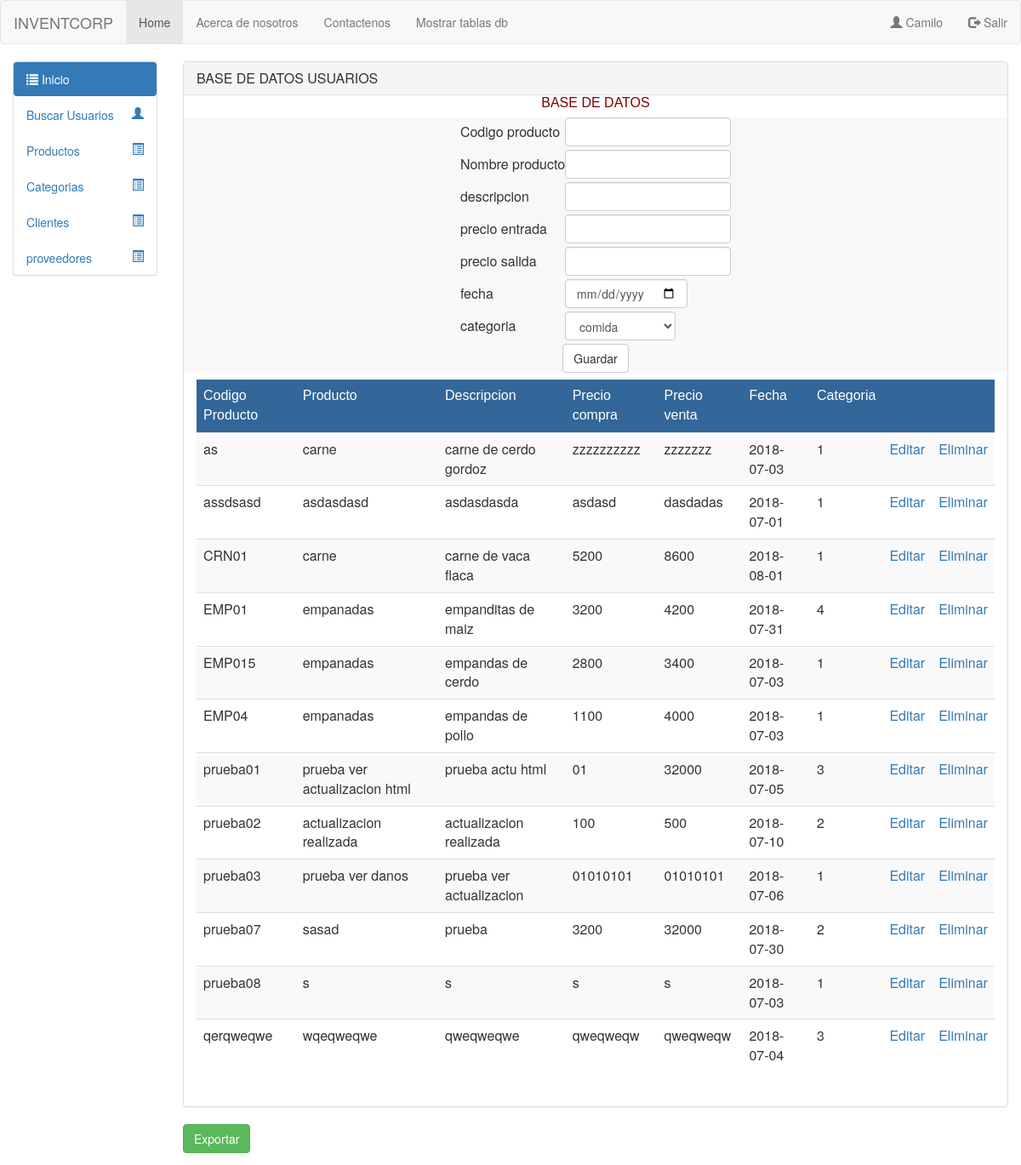
/codigosNN/productos/crudproductos.php (signed in), run on the app's committed database.
### tables this page shows
CREATE TABLE `productos` (
  `codigo_producto` varchar(50) NOT NULL,
  `nombre_producto` varchar(50) NOT NULL,
  `desc_producto` varchar(50) NOT NULL,
  `precio_entrada` varchar(50) NOT NULL,
  `precio_salida` varchar(50) NOT NULL,
  `fecha_ingreso` date NOT NULL,
  `estado_producto` tinyint(1) NOT NULL,
  `id_categoria` int(11) DEFAULT NULL
);

### codigosNN/productos/condb.php (called while the page is built, shortened)
<?php
class conexion
{
public function __construct()
{
$this->con = new mysqli("localhost", "root", "", "inventcorp");
}
}
    $nom = "";
    $des = "";
    $pen = "";
    $pas = "";
    $fec = "";
    $cat = "";
    $update = false;
?>

### codigosNN/productos/alumno.model.php (called while the page is built, shortened)
<?php
 include("condb.php");
class clases extends conexion
{
    public function listar()
    {
        $q = "select * from productos order by codigo_producto";
        $consulta = $this->con->query($q) or die ('failed!' . $this->con->error);
        return $consulta;
    }
}
?>

### codigosNN/productos/crudproductos.php (the view, shortened to what this page needs)
<?php
require 'alumno.model.php';
?>
<?php
$archivo = basename($_SERVER['PHP_SELF']);
if ($archivo=="index.php")
{
    $ruta="vista/html/";
}
else
{
    $ruta="";
}
?>
<html lang="en">
<head>
<link href="../../bootstrap/css/bootstrap.min.css" rel="stylesheet" media="screen">
</head>
<body>
<nav class="navbar navbar-default">
  <div class="container-fluid">
    <div class="navbar-header">
      <a class="navbar-brand" href="#">INVENTCORP</a>
    </div>
    <ul class="nav navbar-nav">
      <li class="active"><a href="<?php echo $ruta;?>../../../index.php">Home</a></li>
      <li><a href="#">Acerca de nosotros</a></li>
      <li><a href="#">Contactenos</a></li>
      <li><a href="<?php echo $ruta;?>../admon.php"">Mostrar tablas db</a></li>
    </ul>
    <ul class="nav navbar-nav navbar-right">
      <li class="pull-right"><a href="<?php if(isset($_SESSION['session'])){echo $ruta.'../../../controlador/salir.php';} else { echo $ruta.'../seguridaddb.php';}?>"><span class="glyphicon glyphicon-log-out"></span> <?php if(isset($_SESSION["session"])){ echo "Salir";} else{echo "Logueo";}?></a></li>
     <li class="pull-right"><a href="<?php if(isset($_SESSION['session'])){echo $ruta.'';} else { echo $ruta.'../registro.php';}?>"><span class="glyphicon glyphicon-user"></span> <?php if(isset($_SESSION["session"])){ echo $_SESSION["session"];} else{echo "Registro";}?></a></li>
    </ul>
  </div>
</nav>
<div class="container-fluid">
<div class="row">
<div class="col-sm-3 col-md-2 sidebar">
<ul class="nav nav-pills nav-stacked panel panel-default">
<li class="active"><a href="../../../index.php"><span class="glyphicon glyphicon-list"></span> Inicio</a></li>
<li><a href="../usuarios/crudusuarios.php">Buscar Usuarios<span class="glyphicon glyphicon-user pull-right"></span> </a></li>
<li><a href="#">Productos<span class="glyphicon glyphicon-list-alt pull-right"></span> </a></li>
<li><a href="../categorias/crudcategorias.php">Categorias<span class="glyphicon glyphicon-list-alt pull-right"></span> </a></li>
<li><a href="#">Clientes<span class="glyphicon glyphicon-list-alt pull-right"></span> </a></li>
<li><a href="../listar/crudlistar.php">proveedores<span class="glyphicon glyphicon-list-alt pull-right"></span> </a></li>
</ul>
</div>
<div class="col-sm-10 col-md-10">
<div class="panel panel-default">
<div class="panel-heading">
<h3 class="panel-title">BASE DE DATOS USUARIOS</h3>
</div>
<div class="row">
 <div class="col-sm-12 col-md-12">
 <table class="" style="" align="center">
  <tr><td style="color:#800000; font-family:Tahoma, Geneva, sans-serif" align="center">BASE DE DATOS</td></tr>
  </table>
            <form method="post" action="controlador.php" class="navbar-form navbar-default">
            <table align="center">
                <div class="form-group">
                        <tr>
                            <?php if ($update == true): ?>
                            <?php else: ?>
                                    <td >Codigo producto</td>
                                    <td><input type="text" class="form-control" name="cod" required /></td>
                            <?php endif ?>
                        </tr>
                </div>
                <tr><td style="padding:2px"></td></tr>
                <div class="form-group">
                        <tr>
                            <td >Nombre producto</td>
                            <td><input type="text" class="form-control" name="nom" value="<?php echo $nom; ?>" required /></td>
                        </tr>
                </div>
                <tr><td style="padding:2px"></td></tr>
                <div class="form-group">
                        <tr>
                            <td >descripcion</td>
                            <td><input type="text" class="form-control" name="des" value="<?php echo $des; ?>" required /></td>
                        </tr>
                </div>
                <tr><td style="padding:2px"></td></tr>
                <div class="form-group">
                        <tr>
                            <td >precio entrada</td>
                            <td><input type="text" class="form-control" name="pen" value="<?php echo $pen; ?>" required /></td>
                        </tr>
                </div>
                <tr><td style="padding:2px"></td></tr>
                <div class="form-group">
                        <tr>
                            <td >precio salida</td>
                            <td><input type="text" class="form-control" name="pas" value="<?php echo $pas; ?>" required /></td>
                        </tr>
                </div>
                <tr><td style="padding:2px"></td></tr>
                <div class="form-group">
                        <tr>
                            <td >fecha</td>
                            <td><input type="date" class="form-control" name="fec" value="<?php echo $fec; ?>" required /></td>
                        </tr>
                </div>
                <tr><td style="padding:2px"></td></tr>
                <div class="form-group">
                        <tr>
                            <td >categoria</td>
                             <td>
                                <select class="form-control" name="cat"  >
                                    <option value="1" <?php echo $cat == 1 ? 'selected' : ''; ?>>comida</option>
                                </select>
                            </td>
                        </tr>
                </div>
                <tr><td style="padding:2px"></td></tr>
                <tr>
                        <td colspan="2" align="center">
                                <?php if ($update == true): ?>
                                    <button  type="submit" name="actualizar" class="btn btn-success" >Actualizar</button>
                                <?php else: ?>
                                    <button  type="submit" name="guardar" class="btn btn-default" >Guardar</button>
                                <?php endif ?>
                        </td>
                </tr>
            </table>
            </form>
             <div class="col-sm-12 col-md-12">
             <div class="table-responsive">
                    <table class="table table-hover table-striped" align="center">
                    <thead>
                        <tr>
                            <tr style="color:#FFF; background-color:#369">
                            <td style="font-family:Tahoma, Geneva, sans-serif">Codigo Producto</td>
                            <td style="font-family:Tahoma, Geneva, sans-serif">Producto</td>
                            <td style="font-family:Tahoma, Geneva, sans-serif">Descripcion</td>
                            <td style="font-family:Tahoma, Geneva, sans-serif">Precio compra</td>
                            <td style="font-family:Tahoma, Geneva, sans-serif">Precio venta</td>
                            <td style="font-family:Tahoma, Geneva, sans-serif">Fecha</td>
                            <td style="font-family:Tahoma, Geneva, sans-serif">Categoria</td>
                            <td></td>
                            <td></td>
                        </tr>
                    </thead>
                    <?php
                    $objeto= new clases;
                    $res=$objeto->listar();
                     while($row = $res->fetch_array(MYSQLI_ASSOC)){
                      ?>
                        <tr>
                            <td><?php echo $row['codigo_producto']; ?></td>
                            <td><?php echo $row['nombre_producto']; ?></td>
                            <td><?php echo $row['desc_producto']; ?></td>
                            <td><?php echo $row['precio_entrada']; ?></td>
                            <td><?php echo $row['precio_salida']; ?></td>
                            <td><?php echo $row['fecha_ingreso']; ?></td>
                            <td><?php echo $row['id_categoria']; ?></td>
                            <td>
                                <a href="crudproductos.php?edit=<?php echo $row['codigo_producto']; ?>">Editar</a>
                            </td>
                            <td>
                                <a href="controlador.php?del=<?php echo $row['codigo_producto']; ?>">Eliminar</a>
                            </td>
                        </tr>
                    <?php
                   } $objeto->CloseDB();?>
                </table>
                <br/>
             </div>
                </div>
              </div>
            </div>
        </div>
         <form method="post" action="exportar1.php">
     <input type="submit" name="exportar" class="btn btn-success" value="Exportar" />
    </form>
        </div>
</div>
</div>
    </body>
</html>

### data on the page
productos: codigo_producto "as", nombre_producto "carne", desc_producto "carne de cerdo gordoz", precio_entrada "zzzzzzzzzz", precio_salida "zzzzzzz", fecha_ingreso "2018-07-03", id_categoria "1"
productos: codigo_producto "assdsasd", nombre_producto "asdasdasd", desc_producto "asdasdasda", precio_entrada "asdasd", precio_salida "dasdadas", fecha_ingreso "2018-07-01", id_categoria "1"
productos: codigo_producto "CRN01", nombre_producto "carne", desc_producto "carne de vaca flaca", precio_entrada "5200", precio_salida "8600", fecha_ingreso "2018-08-01", id_categoria "1"
productos: codigo_producto "EMP01", nombre_producto "empanadas", desc_producto "empanditas de maiz", precio_entrada "3200", precio_salida "4200", fecha_ingreso "2018-07-31", id_categoria "4"
productos: codigo_producto "EMP015", nombre_producto "empanadas", desc_producto "empandas de cerdo", precio_entrada "2800", precio_salida "3400", fecha_ingreso "2018-07-03", id_categoria "1"
productos: codigo_producto "EMP04", nombre_producto "empanadas", desc_producto "empandas de pollo", precio_entrada "1100", precio_salida "4000", fecha_ingreso "2018-07-03", id_categoria "1"
productos: codigo_producto "prueba01", nombre_producto "prueba ver actualizacion html", desc_producto "prueba actu html", precio_entrada "01", precio_salida "32000", fecha_ingreso "2018-07-05", id_categoria "3"
productos: codigo_producto "prueba02", nombre_producto "actualizacion realizada", desc_producto "actualizacion realizada", precio_entrada "100", precio_salida "500", fecha_ingreso "2018-07-10", id_categoria "2"
productos: codigo_producto "prueba03", nombre_producto "prueba ver danos", desc_producto "prueba ver actualizacion", precio_entrada "01010101", precio_salida "01010101", fecha_ingreso "2018-07-06", id_categoria "1"
productos: codigo_producto "prueba07", nombre_producto "sasad", desc_producto "prueba", precio_entrada "3200", precio_salida "32000", fecha_ingreso "2018-07-30", id_categoria "2"
productos: codigo_producto "prueba08", nombre_producto "s", desc_producto "s", precio_entrada "s", precio_salida "s", fecha_ingreso "2018-07-03", id_categoria "1"
productos: codigo_producto "qerqweqwe", nombre_producto "wqeqweqwe", desc_producto "qweqweqwe", precio_entrada "qweqweqw", precio_salida "qweqweqw", fecha_ingreso "2018-07-04", id_categoria "3"

### other printed values
$_SESSION["session"] "Camilo"
